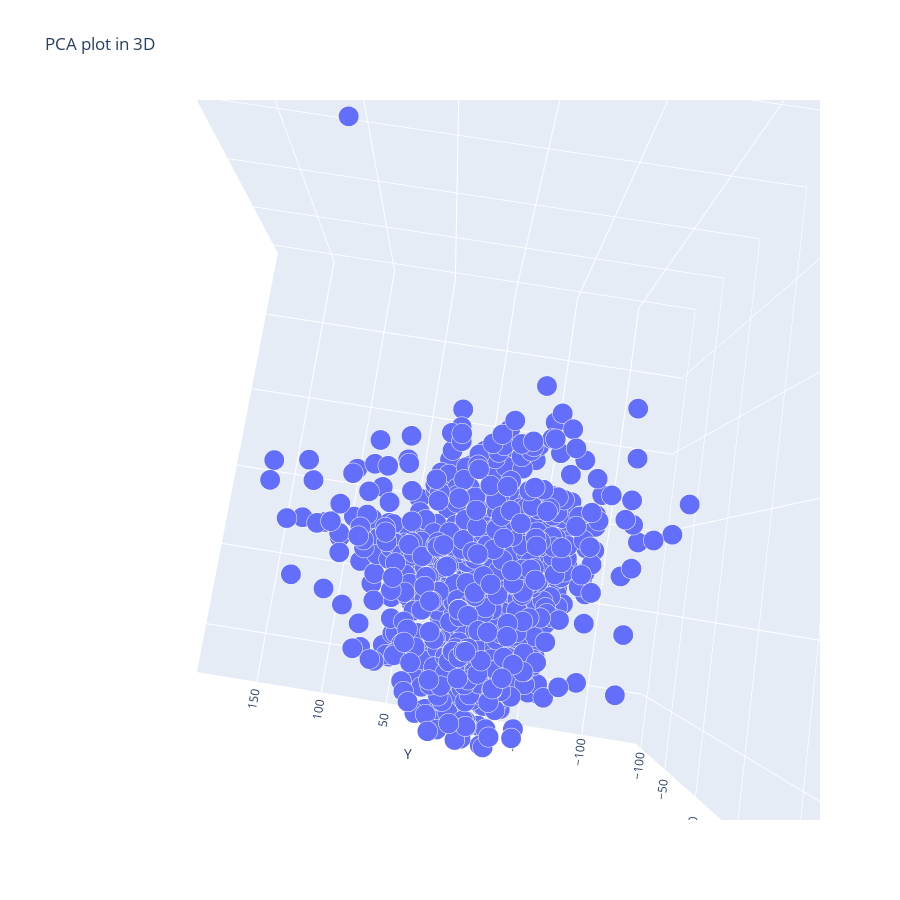

Here is the notebook cell this chart was saved with:
### Code cell
PCAplot3D(x)

### Figure 1 — Plotly figure (JSON) as saved in the notebook; plotly's stock layout.template omitted (floating-point values rounded to 4 significant figures; data arrays with more than 128 entries replaced by an {"elided": "..."} marker saying what was removed)
{"data": [{"hovertemplate": "X=%{x}<br>Y=%{y}<br>Z=%{z}<br>size=%{marker.size}<extra></extra>", "legendgroup": "", "marker": {"color": "#636efa", "opacity": 1, "size": {"elided": "1045 float values"}, "sizemode": "area", "sizeref": 0.00025, "symbol": "circle"}, "mode": "markers", "name": "", "scene": "scene", "showlegend": false, "type": "scatter3d", "x": {"elided": "1045 float values"}, "y": {"elided": "1045 float values"}, "z": {"elided": "1045 float values"}}], "layout": {"height": 900, "legend": {"itemsizing": "constant", "tracegroupgap": 0}, "scene": {"aspectmode": "auto", "aspectratio": {"x": 1, "y": 1, "z": 1}, "camera": {"center": {"x": 0, "y": 0, "z": 0}, "eye": {"x": -0.2032, "y": -0.03221, "z": 1.511}, "projection": {"type": "perspective"}, "up": {"x": 0, "y": 0, "z": 1}}, "domain": {"x": [0, 1], "y": [0, 1]}, "xaxis": {"title": {"text": "X"}, "type": "linear"}, "yaxis": {"title": {"text": "Y"}, "type": "linear"}, "zaxis": {"title": {"text": "Z"}, "type": "linear"}}, "title": {"text": "PCA plot in 3D"}, "width": 900}}
